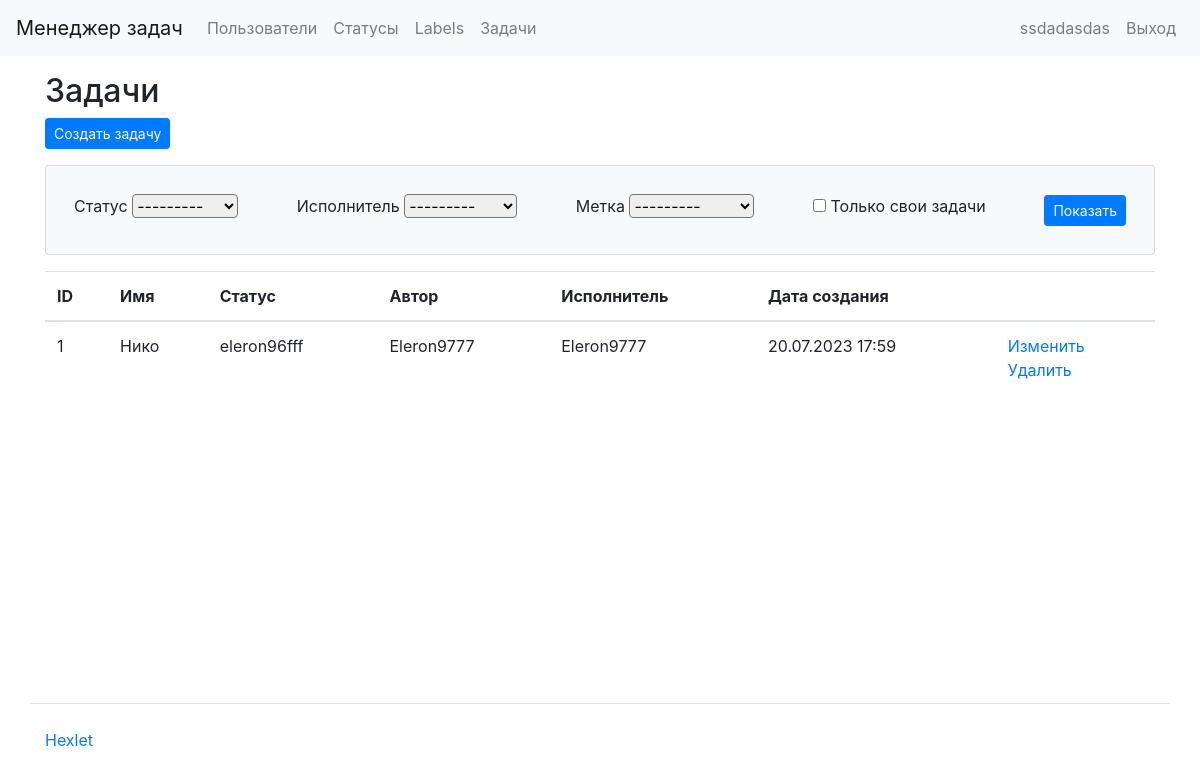
/tasks/ (signed in), run on the app's committed database.
### task_manager/users/models.py (models this page shows)
class User(AbstractUser):
    def get_absolute_url(self):
        return reverse('users:user_list')

### task_manager/tasks/models.py (models this page shows, shortened)
class Task(models.Model):
    name = models.CharField(max_length=100)
    description = models.TextField()  # If you want to add a description field
    status = models.ForeignKey(Status, on_delete=models.CASCADE)  # Link to the Status model
    author = models.ForeignKey(User, on_delete=models.CASCADE, related_name='author_tasks')  # Link to the User model
    executor = models.ForeignKey(User, on_delete=models.CASCADE, related_name='executor_tasks')  # Link to the User model
    label = models.ForeignKey(labels, on_delete=models.CASCADE, null=True)  # Link to the Label model
    created_date = models.DateTimeField(auto_now_add=True)
    class Meta:
        app_label = 'tasks'

### task_manager/status/models.py (models this page shows, shortened)
class Status(models.Model):
    name = models.CharField(gettext_lazy('Name'), max_length=100)
    created_date = models.DateTimeField(auto_now_add=True)
    class Meta:
        app_label = 'status'

### task_manager/tasks/views.py (the view, shortened to what this page needs)
# urls.py: path('tasks/', tasks_list, name='tasks'),
@login_required
def tasks_list(request):
    form = TaskFilterForm(request.GET or None)
    tasks = TaskModel.objects.all()
    statuses = Status.objects.all()
    context = {'form': form, 'tasks': tasks,
               'task_statuses': statuses}
    return render(request, 'tasks/tasks.html', context)

### task_manager/tasks/forms.py
class TaskFilterForm(forms.Form):
    status = forms.ModelChoiceField(queryset=Status.objects.all(), required=False)
    executor = forms.ModelChoiceField(queryset=get_user_model().objects.all(), required=False)
    label = forms.ModelChoiceField(queryset=labels.objects.all(), required=False)
    my_tasks = forms.BooleanField(required=False)

### task_manager/templates/tasks/tasks.html (shortened to what this page needs)
{% extends "base.html" %}
{% load i18n %}
{% block content %}
  <h2>Задачи</h2>
  <div class="mb-3">
    <a href="{% url 'create_tasks' %}" class="btn btn-primary btn-sm">{% trans "Создать задачу" %}</a>
  </div>
    <div class="card mb-3 card-body bg-light">
        <form method="GET" class="d-flex flex-row align-items-center justify-content-between flex-wrap">
            <div class="p-2">
                <label class="form-label" for="id_status">Статус</label>
                <select name="status" class="form-select rounded" id="id_status">
                    <option value="" selected>---------</option>
                </select>
            </div>
            <div class="p-2">
                <label class="form-label" for="id_executor">Исполнитель</label>
                <select name="executor" class="form-select rounded" id="id_executor">
                    <option value="" selected>---------</option>
                </select>
            </div>
            <div class="p-2">
                <label class="form-label" for="id_label">Метка</label>
                <select name="label" class="form-select rounded" id="id_label">
                    <option value="" selected>---------</option>
                </select>
            </div>
            <div class="p-2 form-check">
                <input type="checkbox" id="my_tasks" name="my_tasks">
                <label for="my_tasks">Только свои задачи</label>
            </div>
            <div class="p-2">
                <input class="btn btn-primary btn-sm" type="submit" value="Показать">
            </div>
        </form>
    </div>
  <table class="table">
    <thead>
      <tr>
        <th scope="col">ID</th>
        <th scope="col">Имя</th>
        <th scope="col">Статус</th>
        <th scope="col">Автор</th>
        <th scope="col">Исполнитель</th>
        <th scope="col">Дата создания</th>
        <th scope="col"></th>
      </tr>
    </thead>
    <tbody>
      {% for task in tasks %}
      <tr>
          <td>{{ task.id }}</td>
          <td>{{ task.name }}</td>
          <td>{{ task.status.name }}</td>
          <td>{{ task.author.username }}</td>
          <td>{{ task.executor.username }}</td>
          <td>{{ task.created_date|date:"d.m.Y H:i" }}</td>
          <td>
            <a href="{% url 'edit_tasks' task.id %}">Изменить</a>
            <br>
            <a href="{% url 'delete_tasks' task.id %}">{% trans "Delete" %}</a>
          </td>
      </tr>
      {% endfor %}
    </tbody>
  </table>
{% endblock %}

### task_manager/templates/header.html (shortened to what this page needs)
{% load i18n %}
<nav class="navbar navbar-expand-lg navbar-light bg-light mb-3">
  <a class="navbar-brand" href="/">{% block navbar_brand %}Менеджер задач{% endblock %}</a>
  <div class="collapse navbar-collapse" id="navbarToggleExternalContent">
    <ul class="navbar-nav mr-auto">
      <li class="nav-item">
        <a class="nav-link" href="/users/">{% block navlink1 %}Пользователи{% endblock %}</a>
      </li>
      {% if user.is_authenticated %}
        <li class="nav-item">
          <a class="nav-link" href="/statuses/">{% trans "Statuses" %}</a>
        </li>
        <li class="nav-item">
          <a class="nav-link" href="/labels/">{% trans "Labels" %}</a>
        </li>
        <li class="nav-item">
          <a class="nav-link" href="/tasks/">{% trans "Задачи" %}</a>
        </li>
      {% endif %}
    </ul>
    <ul class="navbar-nav">
      {% if user.is_authenticated %}
        <li class="nav-item">
          <span class="navbar-text mr-2">{{ user.username }}</span>
        </li>
        <li class="nav-item">
          <a class="nav-link" href="{% url 'logout' %}">{% trans "Выход" %}</a>
        </li>
      {% endif %}
    </ul>
  </div>
</nav>

### data on the page
User: username "ssdadasdas"
Task: id "1", name "Нико", status.name "eleron96fff", author.username "Eleron9777", executor.username "Eleron9777", created_date "20.07.2023 17:59"
